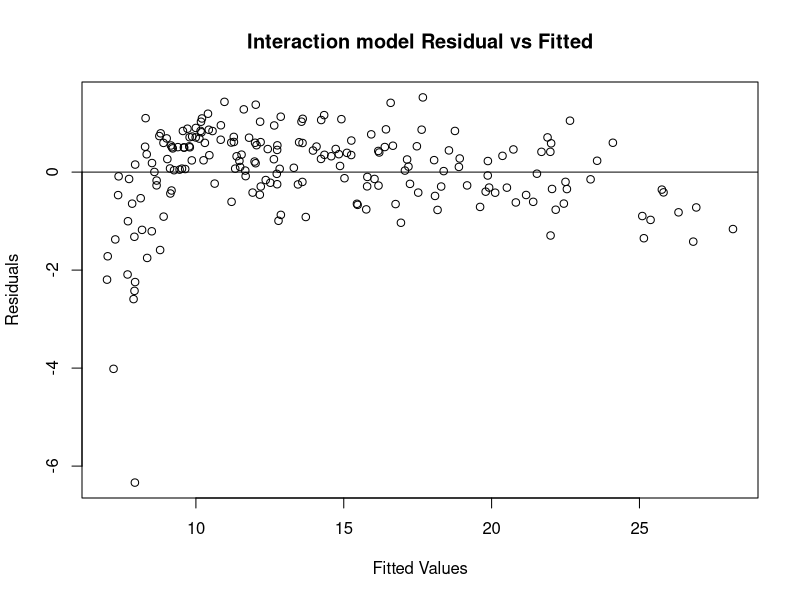
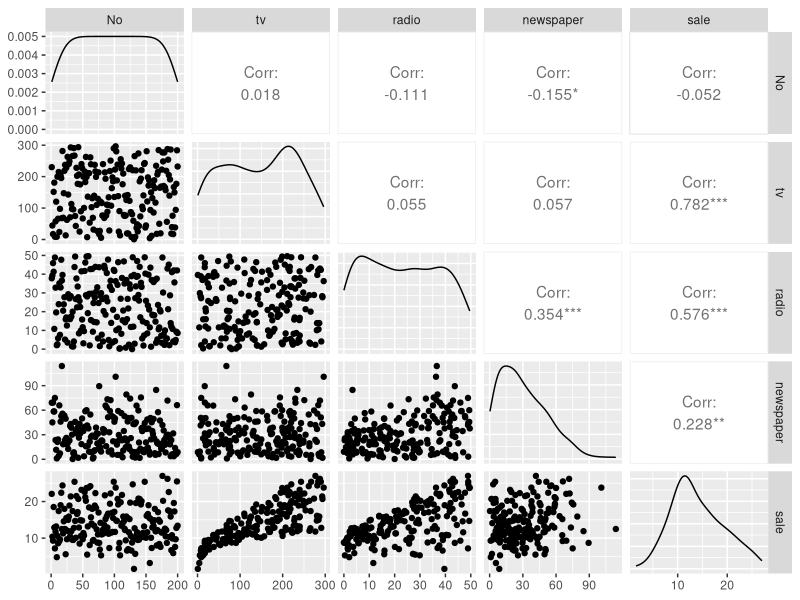
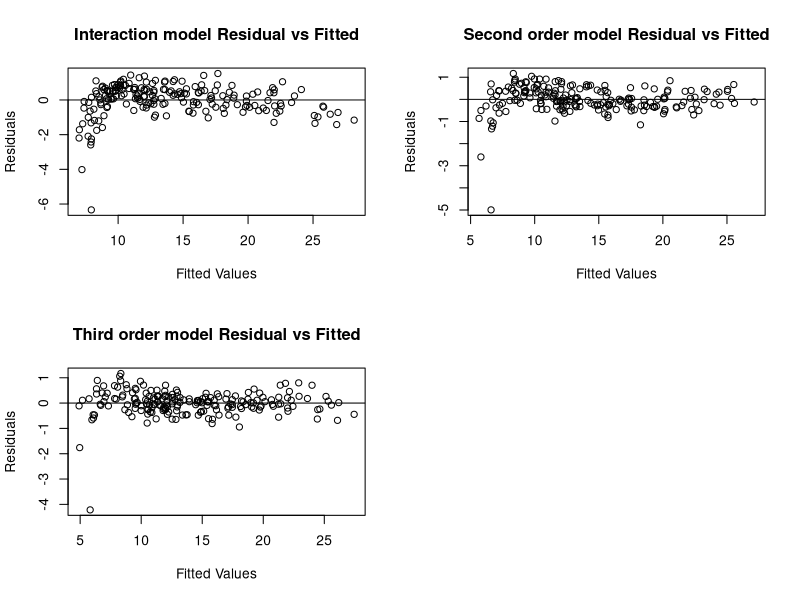
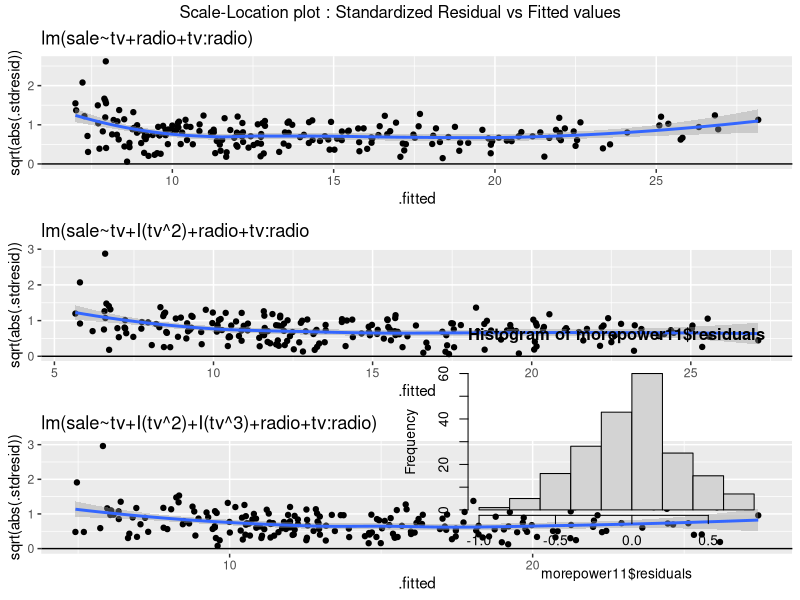
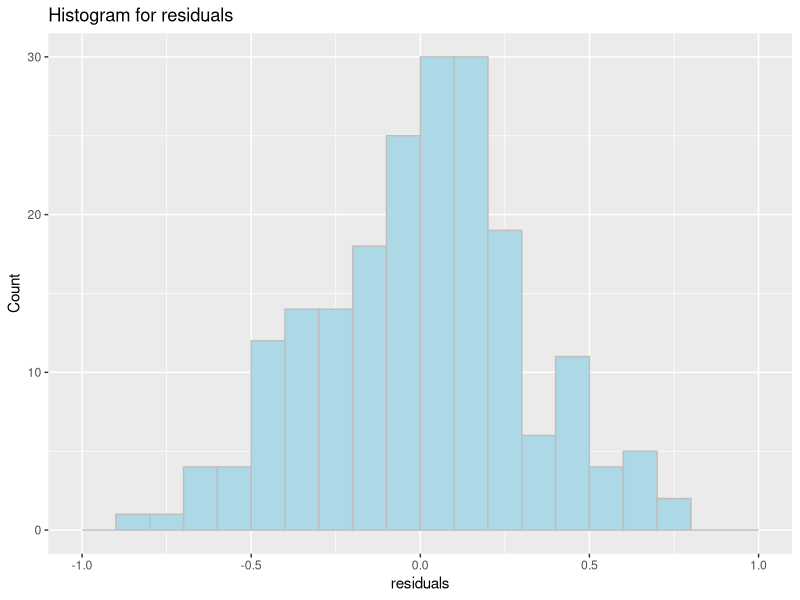
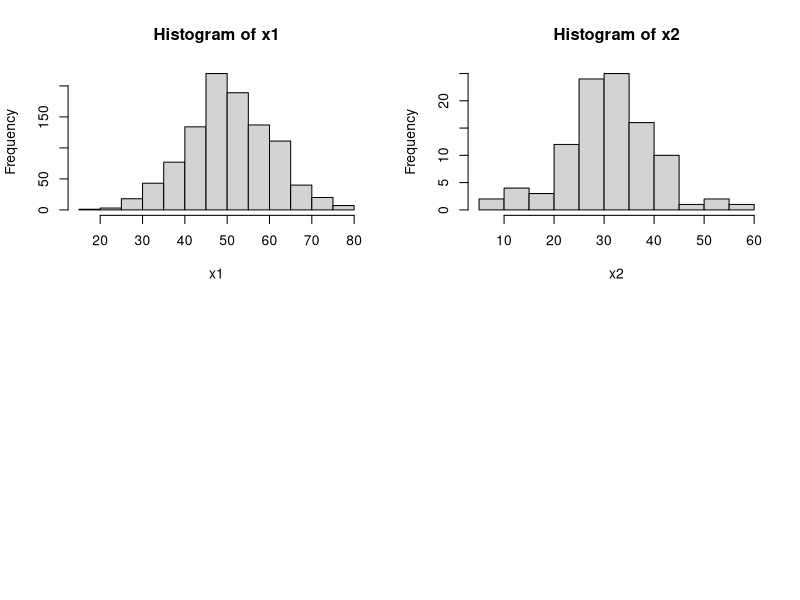
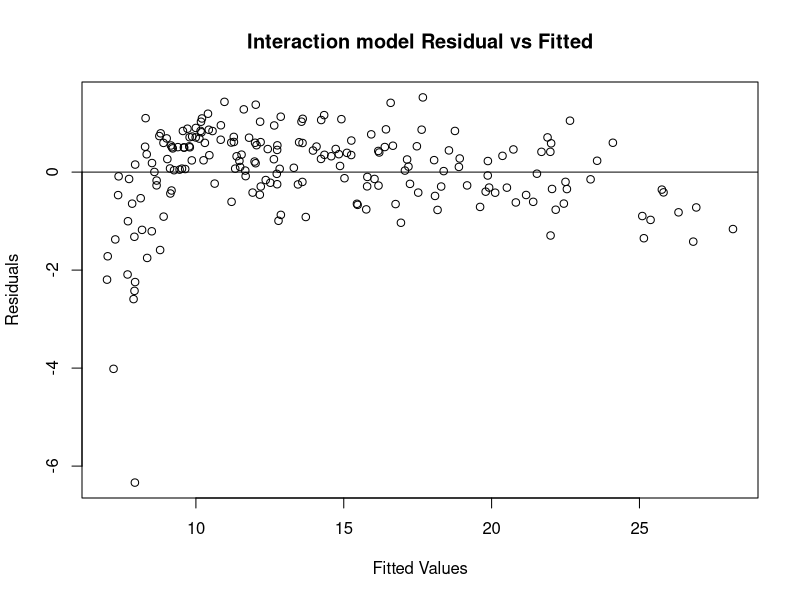
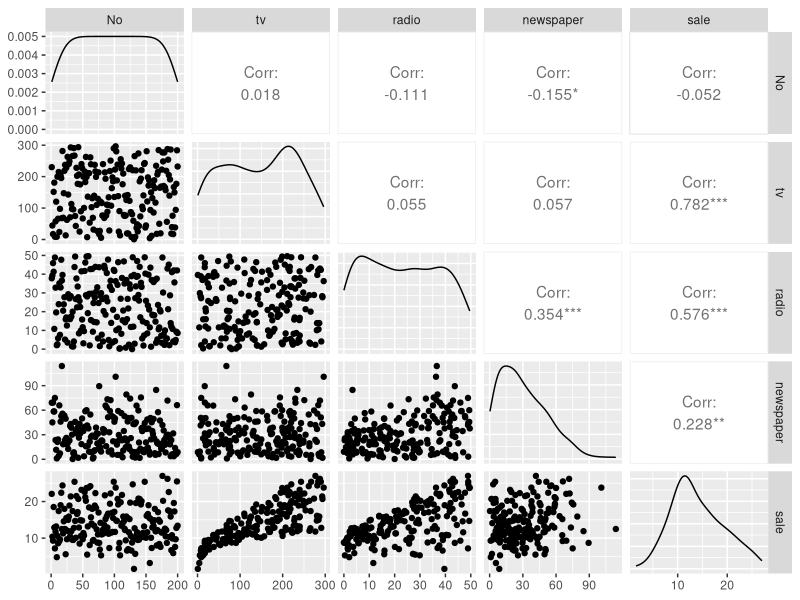

Source code (R) for these figures, in order: (Note: this script raises an error after producing the figures.)
library(ggplot2)
library(gridExtra)
setwd("E:/PHD/Courses/Data 603/Datasets/DATA_603_L01/")

###==========================1. Check linearity 
Advertising=read.table("Advertising.txt", header = TRUE, sep ="\t" )
head(Advertising)
model<-lm(sale~tv+radio+tv:radio, data=Advertising)
summary(model)

plot(fitted(model), residuals(model),xlab="Fitted Values", ylab="Residuals")
abline(h=0,lty=1)
title("Interaction model Residual vs Fitted")

#Alternative way to save your plot
png("L6_1_autosave.png")
plot(fitted(model), residuals(model),xlab="Fitted Values", ylab="Residuals")
abline(h=0,lty=1)
title("Interaction model Residual vs Fitted")
dev.off()

#Use GGally to construct correlation matrix
library(GGally)
ggpairs(Advertising)

#Alternative way to save your plot
png("L6_2.png",width = 800, height = 800)
g <- ggpairs(Advertising)
print(g)
dev.off()

#Add high order predictors
intermodel<-lm(sale~tv+radio+tv:radio, data=Advertising)
quadmodel<-lm(sale~tv+I(tv^2)+radio+tv:radio, data=Advertising)
cubic<-lm(sale~tv+I(tv^2)+I(tv^3)+radio+tv:radio, data=Advertising)

summary(intermodel)$adj.r.squared
summary(quadmodel)$adj.r.squared
summary(cubic)$adj.r.squared

par(mfrow=c(2,2))

plot(fitted(intermodel), residuals(intermodel),xlab="Fitted Values", ylab="Residuals")
abline(h=0,lty=1)
title("Interaction model Residual vs Fitted")

plot(fitted(quadmodel), residuals(quadmodel),xlab="Fitted Values", ylab="Residuals")
abline(h=0,lty=1)
title("Second order model Residual vs Fitted")

plot(fitted(cubic), residuals(cubic),xlab="Fitted Values", ylab="Residuals")
abline(h=0,lty=1)
title("Third order model Residual vs Fitted")

###====================3. Equal variance: Scale location data for Advertising data
intermodel<-lm(sale~tv+radio+tv:radio, data=Advertising)
quadmodel<-lm(sale~tv+I(tv^2)+radio+tv:radio, data=Advertising)
cubic<-lm(sale~tv+I(tv^2)+I(tv^3)+radio+tv:radio, data=Advertising)

p1<-ggplot(intermodel, aes(x=.fitted, y=sqrt(abs(.stdresid)))) +
  geom_point() +
  geom_hline(yintercept = 0) +
  geom_smooth()+
  ggtitle("lm(sale~tv+radio+tv:radio)")

p2<-ggplot(quadmodel, aes(x=.fitted, y=sqrt(abs(.stdresid)))) +
  geom_point() +
  geom_hline(yintercept = 0) +
  geom_smooth()+
  ggtitle("lm(sale~tv+I(tv^2)+radio+tv:radio")

p3<-ggplot(cubic, aes(x=.fitted, y=sqrt(abs(.stdresid)))) +
  geom_point() +
  geom_hline(yintercept = 0) +
  geom_smooth()+
  ggtitle("lm(sale~tv+I(tv^2)+I(tv^3)+radio+tv:radio)")

grid.arrange(
  p1,
  p2,
  p3,
  nrow=3,
  top="Scale-Location plot : Standardized Residual vs Fitted values"
)

####Breusch-Pagan test to check if Heteroscedasticity exists. 
library(lmtest)
bptest(intermodel)
bptest(quadmodel)
bptest(cubic)

###Add more high order terms to fight against heteroscedasticity
morepower1<-lm(sale~tv+I(tv^2)+I(tv^3)+I(tv^4)+radio+tv:radio,
               data=Advertising)
summary(morepower1)
bptest(morepower1)

morepower2<-lm(sale~tv+I(tv^2)+I(tv^3)+I(tv^4)+I(tv^5)+radio+tv:radio,
               data=Advertising)
summary(morepower2)
bptest(morepower2)

morepower3<-lm(sale~tv+I(tv^2)+I(tv^3)+I(tv^4)+I(tv^5)+I(tv^6)+radio+tv:radio,data=Advertising)
summary(morepower3)
bptest(morepower3)

morepower11<-lm(sale~tv+I(tv^2)+I(tv^3)+I(tv^4)+I(tv^5)+I(tv^6)
                +I(tv^7)+I(tv^8)+I(tv^9)+I(tv^10)+I(tv^11)
                +radio+tv:radio,
                data=Advertising)
summary(morepower11)
bptest(morepower11)


###===============================4. Check normality 
##hist plot
dim(Advertising)
morepower11<-lm(sale~tv+I(tv^2)+I(tv^3)+I(tv^4)+I(tv^5)+I(tv^6)
                +I(tv^7)+I(tv^8)+I(tv^9)+I(tv^10)+I(tv^11)
                +radio+tv:radio,
                data=Advertising)


hist(morepower11$residuals)

ggplot(data=Advertising, aes(residuals(morepower11))) +
  geom_histogram(breaks = seq(-1,1,by=0.1), col="grey", fill="lightblue") +
  labs(title="Histogram for residuals") +
  labs(x="residuals", y="Count")


##Q-Q plot
#Illustration code
x1<-rnorm(1000, mean=50, sd=10)
x2<-rnorm(100, mean=30,sd=10)
hist(x1)
hist(x2)




ggplot(Advertising, aes(sample=morepower$residuals)) +
  stat_qq() +
  stat_qq_line()





#####################################################################
#################In class practice problems##########################
#####################################################################


###In class practice problem 16
workhours = read.csv("CLERICAL.csv",header=TRUE)
head(workhours)

firstorder_model <- lm(Y ~ X2+X4+X5, data=workhours)

plot(fitted(firstorder_model), residuals(firstorder_model),xlab="Fitted Values", ylab="Residuals")
abline(h=0,lty=1)
title("First order model Residual vs Fitted") #Not quite obvious

p1<- ggplot(firstorder_model, aes(x=.fitted, y=.resid)) +
  geom_point() +geom_smooth()+
  geom_hline(yintercept = 0)+
  ggtitle("lm(Y ~ X2+X4+X5)")
print(p1)


#ggpairs(workhours)
optimal_model_approach1=lm(Y ~ X2+X4+X5+I(X2^2), data=workhours)
optimal_model_approach2=lm(Y ~ X2+X4+X5+I(X2^2), data=workhours)
optimal_model_approach3 <-lm(Y~(X1+X2+X3+X4+X5+X6+X1:X6+X2:X6), data=workhours)


p2<-ggplot(optimal_model_approach2, aes(x=.fitted, y=.resid)) +
  geom_point() +geom_smooth()+
  geom_hline(yintercept = 0)+
  ggtitle("lm(Y ~ X2+X4+X5+I(X2^2)")

p3<-ggplot(optimal_model_approach3, aes(x=.fitted, y=.resid)) +
  geom_point() +geom_smooth()+
  geom_hline(yintercept = 0)+
  ggtitle("lm(Y~(X1+X2+X3+X4+X5+X6+X1:X6+X2:X6)")

grid.arrange(
  p1,
  p2,
  p3,
  nrow = 3,
  top = "Lineality assumption for three models"
)




###In class practice problem 17
workhours = read.csv("CLERICAL.csv",header=TRUE)
head(workhours)

optimal_model_approach2=lm(Y ~ X2+X4+X5+I(X2^2), data=workhours)
optimal_model_approach3=lm(Y~(X1+X2+X3+X4+X5+X6+X1:X6+X2:X6), data=workhours)

#gglot and BP test

p1<-ggplot(optimal_model_approach2, aes(x=.fitted, y=sqrt(abs(.stdresid)))) +
  geom_point() +
  geom_hline(yintercept = 0) +
  geom_smooth()+
  ggtitle("lm(Y ~ X2+X4+X5+I(X2^2)")

p2<-ggplot(optimal_model_approach3, aes(x=.fitted, y=sqrt(abs(.stdresid)))) +
  geom_point() +
  geom_hline(yintercept = 0) +
  geom_smooth()+
  ggtitle("lm(Y~(X1+X2+X3+X4+X5+X6+X1:X6+X2:X6)")

grid.arrange(
  p1,
  p2,
  nrow=2,
  top="CLERICAL data: Scale-Location plot : Standardized Residual vs Fitted values"
)

library(lmtest)
bptest(optimal_model_approach2)
bptest(optimal_model_approach3)





